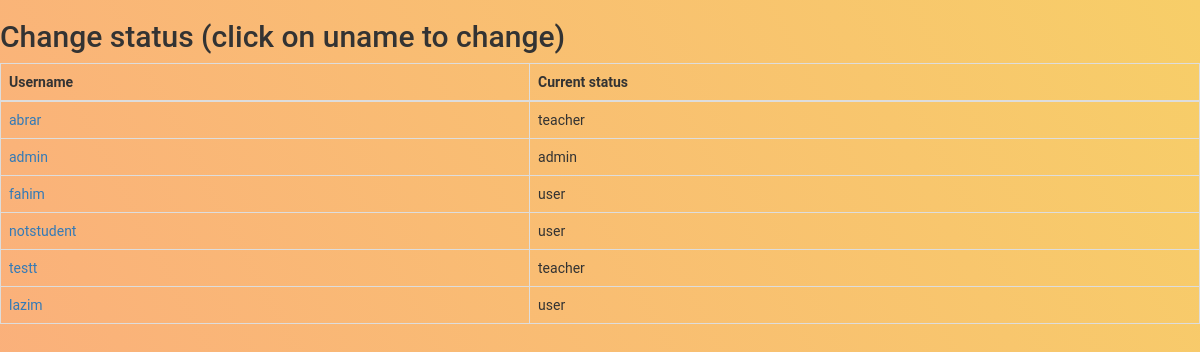
Page /view/changestatus.php (signed in) on the committed database.
### tables this page shows
CREATE TABLE `users` (
  `id` int(11) NOT NULL,
  `username` varchar(50) NOT NULL,
  `password` varchar(255) NOT NULL,
  `created_at` datetime DEFAULT current_timestamp(),
  `userstatus` varchar(8) NOT NULL DEFAULT 'user'
);

### view/changestatus.php (the view, shortened to what this page needs)
<!DOCTYPE html>
<html lang="en">
<head>
  <link rel="stylesheet" href="https://maxcdn.bootstrapcdn.com/bootstrap/3.4.0/css/bootstrap.min.css">
  <link rel="stylesheet" href="style.css">
</head>
<body>
<h2>Change status (click on uname to change)</h2>
<div class="bs-docs-example">
    <div id="myTabContent" class="tab-content">
        <div class="tab-pane fade in active" id="cse">
            <table class="table table-bordered">
                <thead>
                    <tr>
                        <th>Username</th>
                        <th>Current status</th>
                    </tr>
                </thead>
                <tbody>
                <?php
$conn = mysqli_connect("localhost", "root", "", "testsite");
$sql = "SELECT username, userstatus FROM users";
$result = $conn->query($sql);
if ($result->num_rows > 0) {
while($row = mysqli_fetch_array($result)) {
        echo "<tr>";
        echo "<td>" . '<a href="../model/change.php?user='.$row['username'].'">'.$row['username'].'</a>' . "</td>";
        echo "<td>" . $row['userstatus'] . "</td>";
        echo "<tr>";
    }
echo "</table>";
} else { echo "0 results"; }
?>
        </div>
        </body>
        </html>

### view/style.css (style rules this page uses)
body { background-color: #FBAB7E; background-image: linear-gradient(62deg, #FBAB7E 0%, #F7CE68 100%); height: 100%; margin: 0; background-repeat: no-repeat; background-attachment: fixed; font-family: 'Roboto', sans-serif; }
html { height: 100%; }

### rows in the picture
users: username "abrar", userstatus "teacher"
users: username "admin", userstatus "admin"
users: username "fahim", userstatus "user"
users: username "notstudent", userstatus "user"
users: username "testt", userstatus "teacher"
users: username "lazim", userstatus "user"
